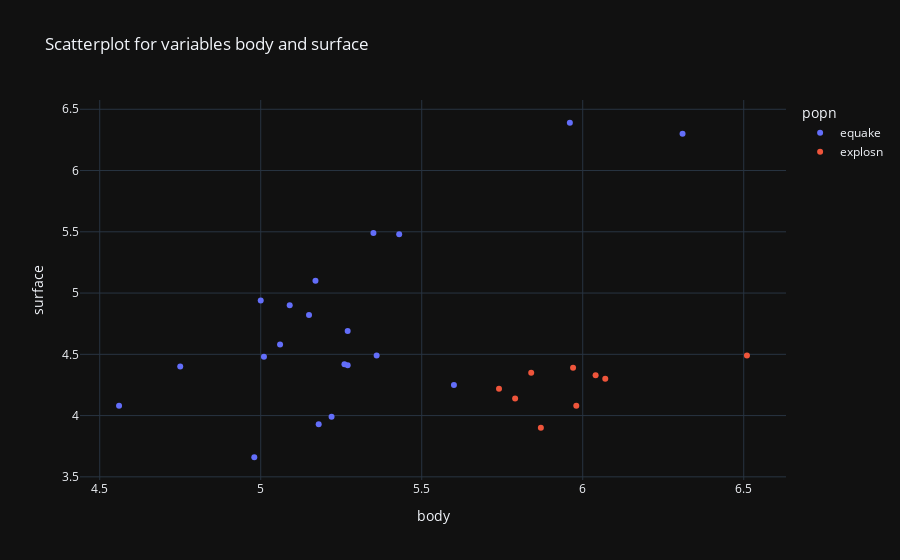

This figure's notebook cell:
### Markdown cell above
#### Make scatterplot for variables body and surface. Mark classes corresponding to observations.

### Code cell
fig = px.scatter(df, x='body', y='surface', color='popn', title='Scatterplot for variables body and surface')
fig.show()
# np.sum(np.log(probs)*y + (1-y)*np.log(1-probs))

### Figure 1 — Plotly figure (JSON) as saved in the notebook; plotly's stock layout.template omitted (floating-point values rounded to 4 significant figures)
{"data": [{"hovertemplate": "popn=equake<br>body=%{x}<br>surface=%{y}<extra></extra>", "legendgroup": "equake", "marker": {"color": "#636efa", "symbol": "circle"}, "mode": "markers", "name": "equake", "orientation": "v", "showlegend": true, "x": [5.6, 5.18, 6.31, 5.36, 5.96, 5.26, 5.17, 4.75, 5.35, 5.01, 5.27, 5.27, 4.98, 5.22, 5.06, 5.09, 5.15, 4.56, 5.0, 5.43], "xaxis": "x", "y": [4.25, 3.93, 6.3, 4.49, 6.39, 4.42, 5.1, 4.4, 5.49, 4.48, 4.41, 4.69, 3.66, 3.99, 4.58, 4.9, 4.82, 4.08, 4.94, 5.48], "yaxis": "y", "type": "scatter"}, {"hovertemplate": "popn=explosn<br>body=%{x}<br>surface=%{y}<extra></extra>", "legendgroup": "explosn", "marker": {"color": "#EF553B", "symbol": "circle"}, "mode": "markers", "name": "explosn", "orientation": "v", "showlegend": true, "x": [6.04, 5.97, 5.84, 5.79, 5.87, 6.51, 5.74, 5.98, 6.07], "xaxis": "x", "y": [4.33, 4.39, 4.35, 4.14, 3.9, 4.49, 4.22, 4.08, 4.3], "yaxis": "y", "type": "scatter"}], "layout": {"xaxis": {"anchor": "y", "domain": [0.0, 1.0], "title": {"text": "body"}}, "yaxis": {"anchor": "x", "domain": [0.0, 1.0], "title": {"text": "surface"}}, "legend": {"title": {"text": "popn"}, "tracegroupgap": 0}, "title": {"text": "Scatterplot for variables body and surface"}}}
